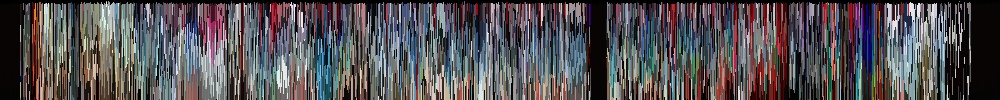
#> input picture FX_2001_480p_1000_24.11.jpg, 1000 x 100 px
$ python -i utils.py   (imports and definitions only)
#> lines starting #> are read from the running program, lines starting #| are printed output that depends on the picture
#> further down, picture is the input picture: shape (100, 1000, 3); mean B, G, R 85.6, 82, 85.9
import numpy as np
import cv2 #pip install opencv-python
import colorsys
import time

#Description du document :
#Code des fonctions (appelées dans le main) qui réalisent l'analyse colorimétrique du film
# et la création de l'image finale

def avg_strip_HSV(img):
    """Récupère la teinte de couleur moyenne de l'image (accès par cv2) dans le système de couleur hsv
    (en récupérant d'abord séparément la teinte moyenne en h, en s et en v) puis convertit l'identité
    de la couleur dans le système RGB (avec la fonction cvtColor)

    Parameters
    ----------
    img : _type : ndarray
        une image du film en traitement

    Returns
    -------
    _avg_color_rgb_[0][0] : _type = (int, int, int)


    """
    hsv = cv2.cvtColor(img, cv2.COLOR_BGR2HSV)
#> hsv: shape (100, 1000, 3); mean H, S, V 83.6, 92.4, 97.2
    h, s, v = cv2.split(hsv)
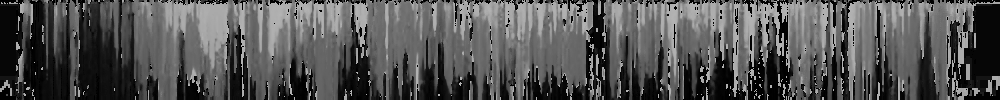
#> h: shape (100, 1000); min 0, max 179, mean 83.6
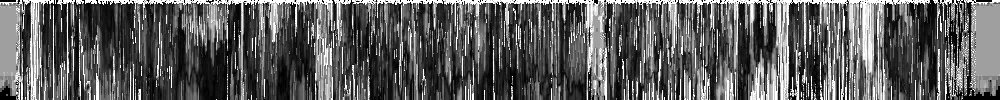
#> s: shape (100, 1000); min 0, max 255, mean 92.4
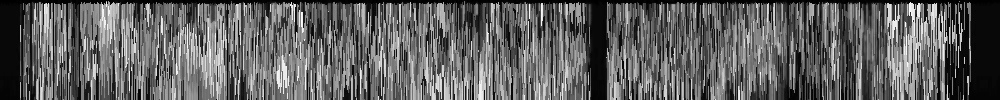
#> v: shape (100, 1000); min 0, max 255, mean 97.2
    avg_h = np.average(h)
#> avg_h = 83.65
    avg_s = np.average(s)
#> avg_s = 92.36
    avg_v = np.average(v)
#> avg_v = 97.17
    _avg_color_hsv = np.uint8([[[avg_h, avg_s, avg_v]]])
    _avg_color_rgb = cv2.cvtColor(_avg_color_hsv, cv2.COLOR_HSV2BGR)
    return _avg_color_rgb[0][0]

# [175 lines left out: functions avg_strip_RGB, kmeans_strip, process_kmeans, process_avg, not called in this run]

>>> import cv2
>>> picture = cv2.imread('FX_2001_480p_1000_24.11.jpg')
>>> result = avg_strip_HSV(picture)
#> result = [89, 97, 62]

$ run again, on FX_2001_480p_1500_617.04.jpg
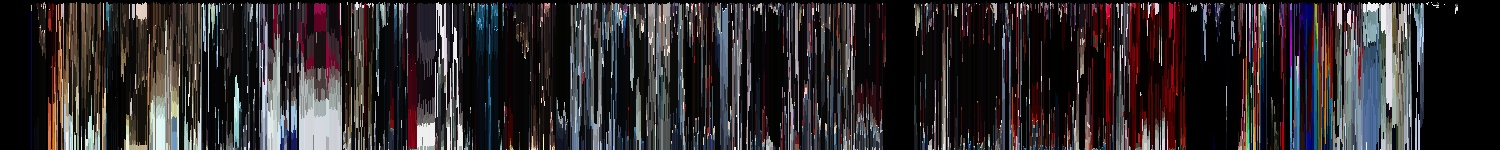
#> input picture FX_2001_480p_1500_617.04.jpg, 1500 x 150 px
#> picture is the input picture: shape (150, 1500, 3); mean B, G, R 45.9, 43.6, 48.8
#> hsv: shape (150, 1500, 3); mean H, S, V 75.9, 114.4, 54.9
#> in avg_strip_HSV, `h, s, v = cv2.split(hsv)`:
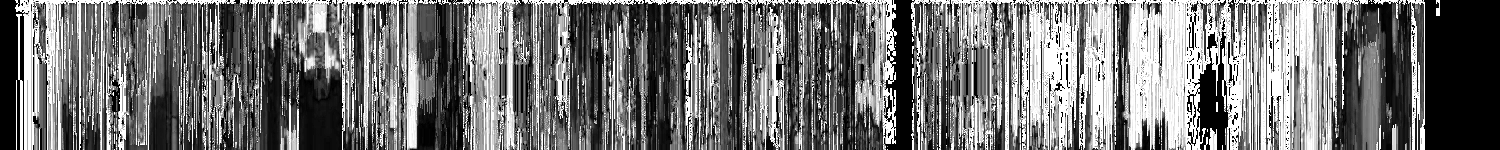
#> s: shape (150, 1500); min 0, max 255, mean 114.4
#> in avg_strip_HSV, `h, s, v = cv2.split(hsv)`:
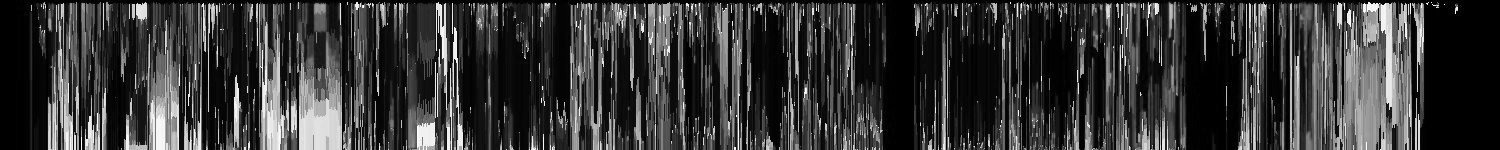
#> v: shape (150, 1500); min 0, max 255, mean 54.9
#> avg_h = 75.88
#> avg_s = 114.4
#> avg_v = 54.87
#> result = [42, 54, 30]
